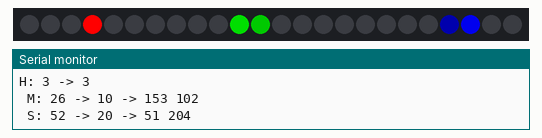
Simulated run of this sketch. Board: Arduino Uno, built for the host (arithmetic inside an expression is 32-bit, double 64-bit). Parts: 24 RGB LEDs in strip order, left to right, the last lines printed to the serial monitor.

Above: at 0.1 s.
At 8.1 s:
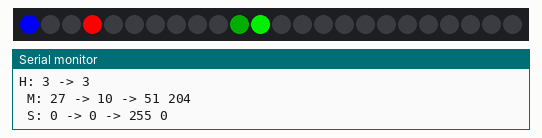
At 16.1 s:
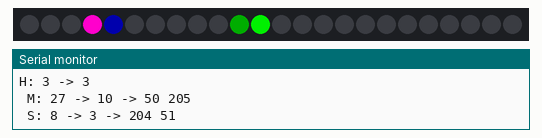
At 34.1 s:
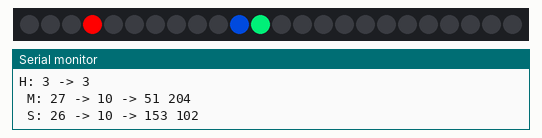
At 35.1 s:
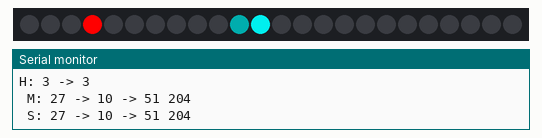
At 36.1 s:
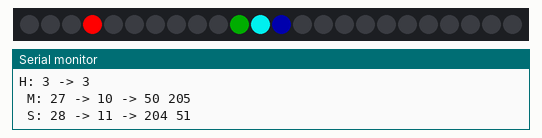

The sketch:

WS2812Clock.ino
```cpp
#include<Time.h>
#include<FastLED.h>
#define NUM_LEDS        24 /* How many LEDs are in the ring */
#define SECONDS_MAX     60 /* How many seconds are in one minute */
#define MINUTES_MAX     60 /* How many minutes are in one hour */
#define DATA_PIN 6

CRGB leds[NUM_LEDS];

/*
   There are 24 LEDs to display 60 seconds or minutes. This means 24/60 = 0,4 steps per second/minute. In order
   to make the movement as smoze as possible two LEDs will be used to interpolate between the steps. The brightness
   of those two LEDs should always sum up to a defined value.
   With 0,4 steps (that is 0,0 0,4 0,8 1,2 1,6 2,0) only every second LED will match completely. Therefore we need
   two separate patterns for even and odd LEDs.
*/
#define LED_BRIGHTNESS_STEP   (24*255)/60
typedef struct {
  uint8_t primary;
  uint8_t seconday;
} clockLED_t;

const clockLED_t evenDisplayPattern[3] = {
  {10, 0},
  {60, 40},
  {20, 80}
};

const clockLED_t oddDisplayPattern[2] = {
  {80, 20},
  {40, 60}
};

void setup() {
  // put your setup code here, to run once:
  Serial.begin(115200);
  setTime(12412);
  FastLED.addLeds<NEOPIXEL, DATA_PIN>(leds, NUM_LEDS);
}

uint8_t secondIndex;
uint8_t actSecondBrightness;
uint8_t minuteIndex;
uint8_t actMinuteBrightness;

void loop() {
  uint8_t hourIndex = hourFormat12();

  /* Get current time */
  /* TODO */
  /* Calculate for minutes and seconds the main LED and brightness. See Excel file
   * how to brightness is calculated
   * =(1-MOD(Second;5)*0,4)*255+MOD(Index;2)*255 = (255-255*MOD(A2;5)*0,4)+MOD(D2;2)*255
   */
  secondIndex = NUM_LEDS * second() / SECONDS_MAX;
  actSecondBrightness = 255 - 255 * (second() % 5) * NUM_LEDS/SECONDS_MAX + ((secondIndex % 2) * 255);
  minuteIndex = NUM_LEDS * minute() / SECONDS_MAX;
  actMinuteBrightness = 255 - 255 * (minute() % 5) * NUM_LEDS/MINUTES_MAX + ((secondIndex % 2) * 255);

  leds[hourIndex] = CRGB::Red;
  leds[minuteIndex].green = actMinuteBrightness;
  leds[minuteIndex + 1].green = 255 - actMinuteBrightness;
  leds[secondIndex].blue = actSecondBrightness;
  leds[secondIndex + 1].blue = 255 - actSecondBrightness;
  FastLED.show();
  Serial.print("H: "); Serial.print(hour()); Serial.print(" -> "); Serial.println(hourIndex);
  Serial.print(" M: "); Serial.print(minute()); Serial.print(" -> "); Serial.print(minuteIndex);Serial.print(" -> "); Serial.print(actMinuteBrightness);Serial.print(" "); Serial.println(255-actMinuteBrightness);
  Serial.print(" S: "); Serial.print(second()); Serial.print(" -> "); Serial.print(secondIndex); Serial.print(" -> "); Serial.print(actSecondBrightness);Serial.print(" "); Serial.println(255-actSecondBrightness);
  Serial.println();
  delay(500);
  leds[hourIndex] = CRGB::Black;
  leds[minuteIndex] = CRGB::Black;
  leds[minuteIndex + 1] = CRGB::Black;
  leds[secondIndex] = CRGB::Black;
  leds[secondIndex + 1] = CRGB::Black;
}
```

Measured:
- what the display in image 3 shows lasts 1.0 s, from 34.1 s to 35.1 s
